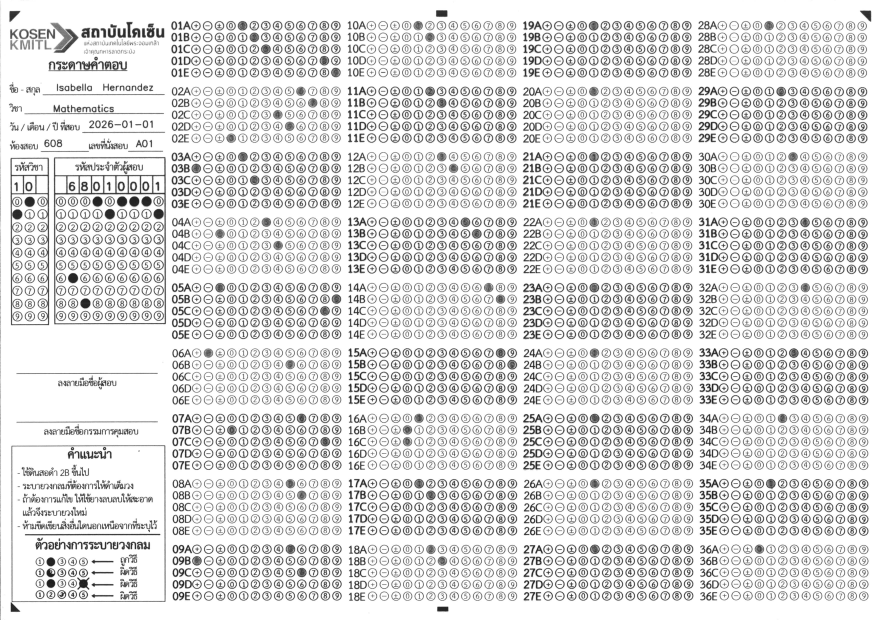
#> input picture src-tauri/tests/assets/scan1_002.jpg, 3507 x 2480 px (shown at 1/4 size)
$ python test.py
#> lines starting #> are read from the running program, lines starting #| are printed output that depends on the picture; after the words box and inside, x2 and y2 are one past the last pixel; in counts of white or black regions, pixels touching at a corner belong together
import cv2
from cv2.typing import MatLike, Scalar


def triangle_crop(img: MatLike) -> MatLike:
    img = split_percent(img, (0.00570288, 0.99714856), (0.008064516, 0.995967742))
    img = cv2.cvtColor(img, cv2.COLOR_BGR2GRAY)
    blur = cv2.GaussianBlur(img, (5, 5), 0)
    thresh = cv2.adaptiveThreshold(
        blur, 255, cv2.ADAPTIVE_THRESH_GAUSSIAN_C, cv2.THRESH_BINARY_INV, 11, 2
    )

    # Find contours
    (contours, _) = cv2.findContours(thresh, cv2.RETR_EXTERNAL, cv2.CHAIN_APPROX_SIMPLE)
    _ = cv2.imwrite("contours.png", thresh)
    xy1 = [10, 10]
    xy2 = [10, 10]

    for cnt in contours:
        # Approximate the contour

        epsilon = 0.04 * cv2.arcLength(cnt, True)
        length_approx = cv2.arcLength(cnt, True)
        approx = cv2.approxPolyDP(cnt, epsilon, True)

        # Check if it's a triangle
        if length_approx > 90:
            if len(approx) == 3:
                M = cv2.moments(cnt)
                cx = int(M["m10"] / M["m00"])
                cy = int(M["m01"] / M["m00"])

                if (cx + cy) < 300:
                    xy1 = [cx, cy]
                if cx > 1000:
                    xy2[0] = cx
                elif cy > 1000:
                    xy2[1] = cy

    # Display the result
    print(f"{xy1[1]}:{xy2[1]}, {xy1[0]}:{xy2[0]}")
    img = img[xy1[1] : xy2[1], xy1[0] : xy2[0]]
    img = cv2.resize(img, None, fx=0.3333, fy=0.3333)
    return img


START_PERCENT_X = 0.18525022
START_PERCENT_Y = 0.010113780
WIDTH_PERCENT = 0.19841967
HEIGHT_PERCENT = 0.094816688
GAP_X_PERCENT = 0.0079016681
GAP_Y_PERCENT = 0.015170670


def split_percent(
    mat: MatLike, px: tuple[float, float], py: tuple[float, float]
) -> MatLike:
    shape: tuple[int, int] = mat.shape
    height, width = shape[0], shape[1]
    print(f"width {width}, height {height}")
    start_x: int = int(width * px[0])
    start_y: int = int(height * py[0])
    end_x: int = int(width * px[1])
    end_y: int = int(height * py[1])
    print(f"{start_y}:{end_y}, {start_x}:{end_x}")
    return mat[start_y:end_y, start_x:end_x].copy()


def split_into_areas(img: MatLike) -> list[MatLike]:
    splitted: list[MatLike] = []

    def mark_percent(
        mat: MatLike, px: tuple[float, float], py: tuple[float, float], color: Scalar
    ) -> MatLike:
        shape: tuple[int, int] = mat.shape
        height, width = shape[0], shape[1]
        start_x: int = int(width * px[0])
        start_y: int = int(height * py[0])
        end_x: int = int(width * px[1])
        end_y: int = int(height * py[1])
        return cv2.rectangle(mat, (start_x, start_y), (end_x, end_y), color)

    # width = 1139 height = 791
    # subject name box
    splitted.append(split_percent(img, (0.01317, 0.1765), (0.1479, 0.1656)))
    # subject id box
    subject_id = split_percent(img, (0, 0.040386304), (0.271807838, 0.517067004))
    for i in range(3):
        subject_id = mark_percent(
            subject_id, (i / 3, (i + 1) / 3), (0.128205, 1), (0, 255, 0)
        )
        for j in range(10):
            subject_id = mark_percent(
                subject_id, (0, 1), (j / 9, (j + 1) / 9), (255, 0, 0)
            )
    splitted.append(subject_id)
    # student name box
    splitted.append(split_percent(img, (0.0342, 0.1773), (0.1113, 0.1340)))
    # student id box
    student_id = split_percent(
        img, (0.049165935, 0.177348551), (0.273072061, 0.515802781)
    )
    for i in range(9):
        student_id = mark_percent(
            student_id, (i / 9, (i + 1) / 9), (0.12565445, 1), (0, 255, 0)
        )
        for j in range(10):
            student_id = mark_percent(
                student_id, (0, 1), (j / 9, (j + 1) / 9), (255, 0, 0)
            )
    splitted.append(student_id)
    # exam room
    splitted.append(
        split_percent(img, (0.032484636, 0.088674276), (0.206068268, 0.230088496))
    )
    # exam seat
    splitted.append(
        split_percent(img, (0.134328358, 0.175592625), (0.206068268, 0.230088496))
    )

    for x in range(0, 4):
        for y in range(0, 9):
            min_x = START_PERCENT_X + x * (GAP_X_PERCENT + WIDTH_PERCENT)
            max_x = min(min_x + WIDTH_PERCENT, 1.0)
            min_y = START_PERCENT_Y + y * (GAP_Y_PERCENT + HEIGHT_PERCENT)
            max_y = min(min_y + HEIGHT_PERCENT, 1.0)
            ans = split_percent(
                img,
                (min_x, max_x),
                (min_y, max_y),
            )
            for i in range(5):
                ans = mark_percent(
                    ans, (0.11946903, 1), (i / 5, (i + 1) / 5), (0, 255, 0)
                )
                left = 1 - 0.11946903
                for j in range(13):
                    ans = mark_percent(
                        ans,
                        (
                            0.11946903 + (j / 13) * left,
                            (0.11946903 + (j + 1) / 13) * left,
                        ),
                        (i / 5, (i + 1) / 5),
                        (255, 0, 0),
                    )
            splitted.append(ans)

    return splitted


# [4 lines of commented-out code are left out]
test_img = cv2.imread("../src-tauri/tests/assets/scan1_002.jpg")
#> test_img is the input picture: shape (2480, 3507, 3); min 13, max 255, mean 220.8
# [4 lines of commented-out code are left out]
_ = cv2.imwrite("test.png", test_img)
grabbed = triangle_crop(test_img)
#| width 3507, height 2480
#| 19:2470, 20:3496
#> in split_percent, `return mat[start_y:end_y, start_x:end_x].copy()`:
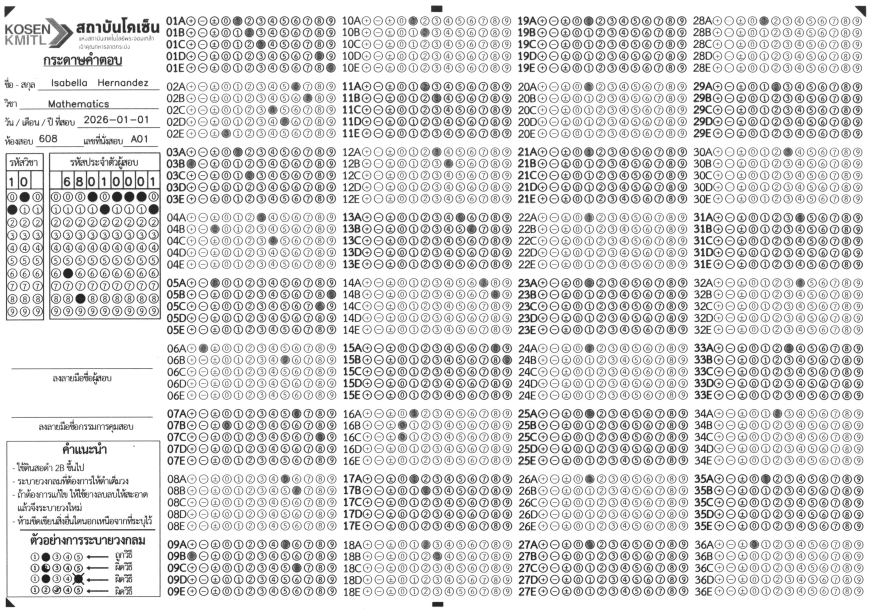
#> returned value: shape (2451, 3476, 3) (shown at 1/4 size); min 13, max 255, mean 220.2
#> in triangle_crop, `thresh = cv2.adaptiveThreshold( blur, 255, cv2.ADAPTIVE_THRESH_GAUSSIA..`:
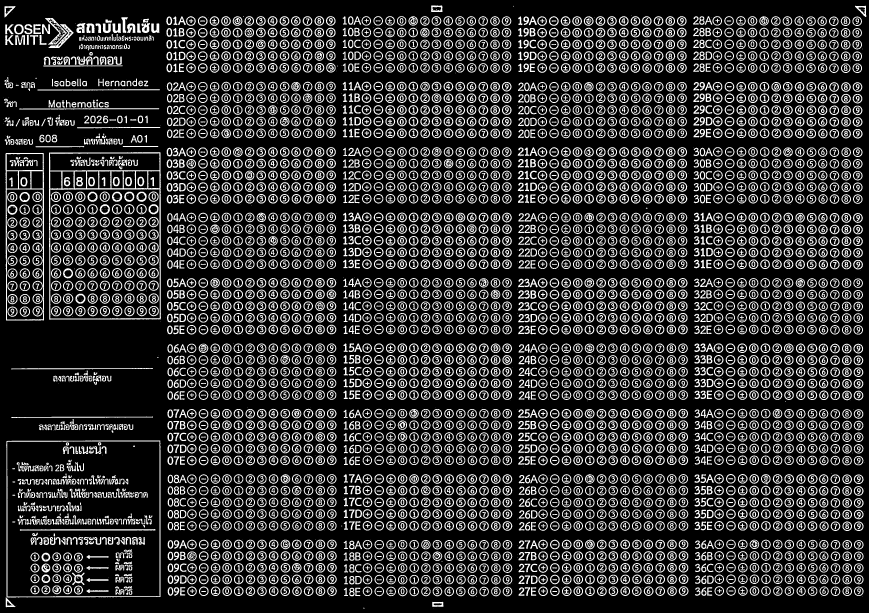
#> thresh: shape (2451, 3476) (shown at 1/4 size); 20.6% white; 6745 white regions (851 under 20 px)
#> in triangle_crop, `(contours, _) = cv2.findContours(thresh, cv2.RETR_EXTERNAL, cv2.CHAIN_..`: contours = 3817 contours, 729 with area under 20; largest, box (x1, y1, x2, y2) and area: (25, 1762, 642, 2390) 384478, (196, 609, 644, 1279) 297084, (22, 612, 176, 1282) 101452, (180, 72, 267, 179) 3056, (194, 96, 294, 192) 2080
#> the loop in triangle_crop, `for cnt in contours:` made 3817 passes
#> (epsilon, length_approx, approx, cx, cy) on pass 5: (5.4, 134.9, [[23, 2389], [23, 2427], [61, 2427]], 35, 2414)
#> (epsilon, length_approx, cx, cy) on passes 3814 to 3815: (6.04, 151.1, 32, 40), (6.14, 153.4, 3448, 39)
#> after the loop in triangle_crop, `for cnt in contours:`: xy2 = [3448, 2414]
#| 40:2414, 32:3448
#> in triangle_crop, `img = cv2.resize(img, None, fx=0.3333, fy=0.3333)`:
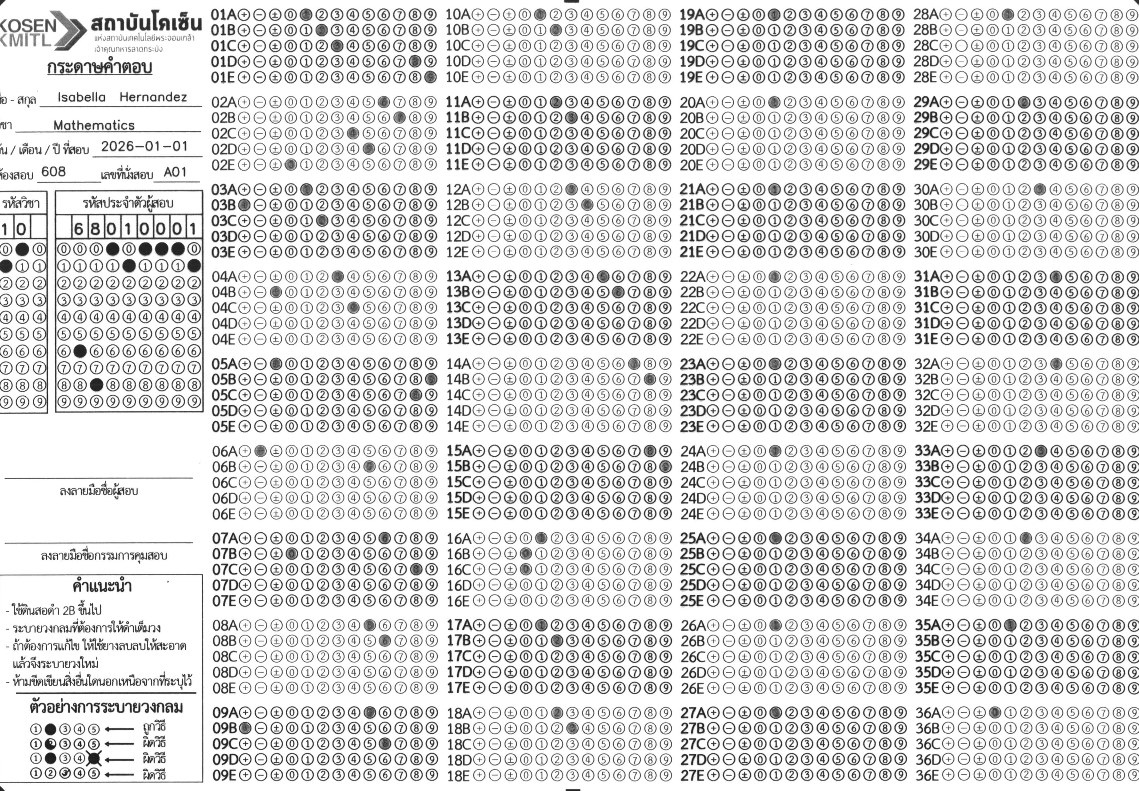
#> img: shape (791, 1139); min 20, max 255, mean 218.6
_ = cv2.imwrite("grabbed.png", grabbed)
_, grabbed = cv2.threshold(grabbed, 165, 255, cv2.THRESH_BINARY)
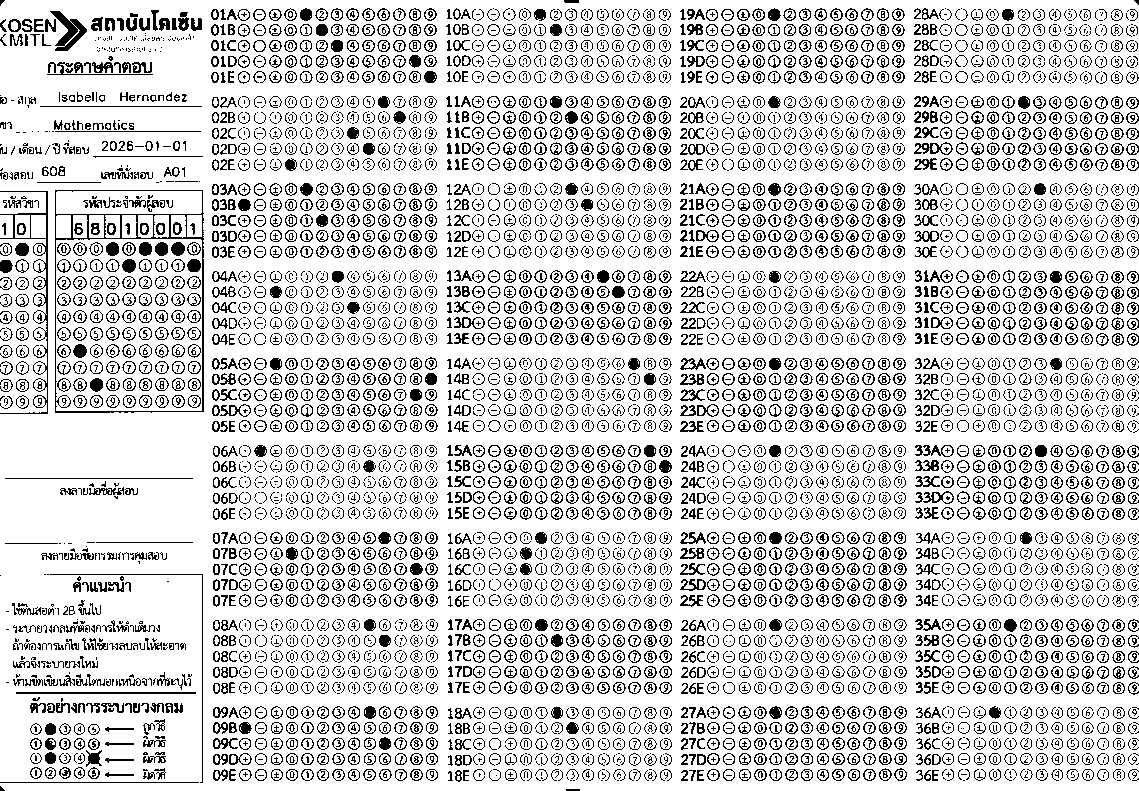
#> grabbed: shape (791, 1139); 81.1% white; black in thin lines or dots
_ = cv2.imwrite("grabbed_thresh.png", grabbed)
for idx, img in enumerate(split_into_areas(grabbed)):
#| width 1139, height 791
#| 116:130, 15:201
#| width 1139, height 791
#| 214:409, 0:46
#> in split_into_areas, `subject_id = split_percent(img, (0, 0.040386304), (0.271807838, 0.5170..`:
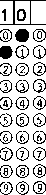
#> subject_id: shape (195, 46); 76.7% white; black in thin lines or dots
#> in mark_percent, `shape: tuple[int, int] = mat.shape`: shape = (195, 46)
#> in mark_percent, `height, width = shape[0], shape[1]`: height = 195; width = 46
#> in mark_percent, `start_x: int = int(width * px[0])`: start_x = 0
#> in mark_percent, `start_y: int = int(height * py[0])`: start_y = 24
#> in mark_percent, `end_x: int = int(width * px[1])`: end_x = 15
#> in mark_percent, `end_y: int = int(height * py[1])`: end_y = 195
#| width 1139, height 791
#| 88:105, 38:201
#| width 1139, height 791
#| 216:407, 55:201
#> in split_into_areas, `student_id = split_percent( img, (0.049165935, 0.177348551), (0.273072..`:
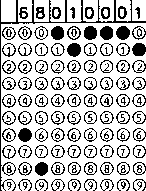
#> student_id: shape (191, 146); 73.9% white; black in thin lines or dots
#| width 1139, height 791
#| 162:182, 37:101
#| width 1139, height 791
#| 162:182, 152:199
#| width 1139, height 791
#| 7:83, 211:437
#| width 1139, height 791
#| 95:170, 211:437
#| width 1139, height 791
#| 182:257, 211:437
#| width 1139, height 791
#| 269:344, 211:437
#| width 1139, height 791
#| 356:431, 211:437
#| width 1139, height 791
#| 443:518, 211:437
#| width 1139, height 791
#| 530:605, 211:437
#| width 1139, height 791
#| 617:692, 211:437
#| width 1139, height 791
#| 704:779, 211:437
#| width 1139, height 791
#| 7:83, 446:672
#| width 1139, height 791
#| 95:170, 446:672
#| width 1139, height 791
#| 182:257, 446:672
#| width 1139, height 791
#| 269:344, 446:672
#| width 1139, height 791
#| 356:431, 446:672
#| width 1139, height 791
#| 443:518, 446:672
#| width 1139, height 791
#| 530:605, 446:672
#| width 1139, height 791
#| 617:692, 446:672
#| width 1139, height 791
#| 704:779, 446:672
#| width 1139, height 791
#| 7:83, 681:907
#| width 1139, height 791
#| 95:170, 681:907
#| width 1139, height 791
#| 182:257, 681:907
#| width 1139, height 791
#| 269:344, 681:907
#| width 1139, height 791
#| 356:431, 681:907
#| width 1139, height 791
#| 443:518, 681:907
#| width 1139, height 791
#| 530:605, 681:907
#| width 1139, height 791
#| 617:692, 681:907
#| width 1139, height 791
#| 704:779, 681:907
#| width 1139, height 791
#| 7:83, 916:1139
#| width 1139, height 791
#| 95:170, 916:1139
#| width 1139, height 791
#| 182:257, 916:1139
#| width 1139, height 791
#| 269:344, 916:1139
#| width 1139, height 791
#| 356:431, 916:1139
#| width 1139, height 791
#| 443:518, 916:1139
#| width 1139, height 791
#| 530:605, 916:1139
#| width 1139, height 791
#| 617:692, 916:1139
#| width 1139, height 791
#| 704:779, 916:1139
    _ = cv2.imwrite(f"area{idx}.png", img)
#> this loop made 42 passes
#> pass 2, `_ = cv2.imwrite(f"area{idx}.png", img)`:
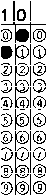
#> saved as area1.png: shape (195, 46); 75% white; black in thin lines or dots

$ run again, with src-tauri/tests/assets/image_001.jpg copied over src-tauri/tests/assets/scan1_002.jpg
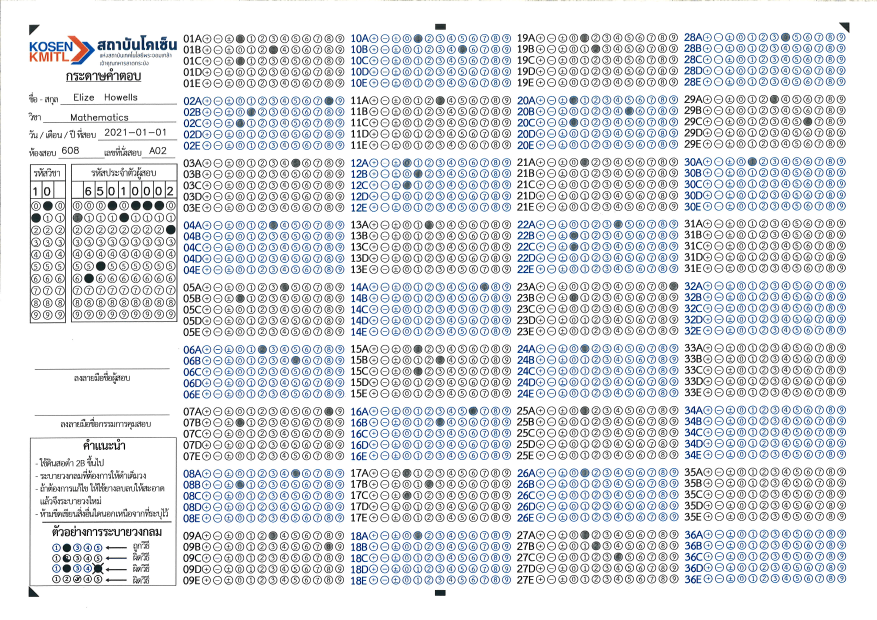
#> input picture src-tauri/tests/assets/image_001.jpg, 3507 x 2480 px (shown at 1/4 size)
#> test_img is the input picture: shape (2480, 3507, 3); mean B, G, R 227.8, 224.1, 221.1
#| width 3507, height 2480
#| 19:2470, 20:3496
#> in triangle_crop, `thresh = cv2.adaptiveThreshold( blur, 255, cv2.ADAPTIVE_THRESH_GAUSSIA..`:
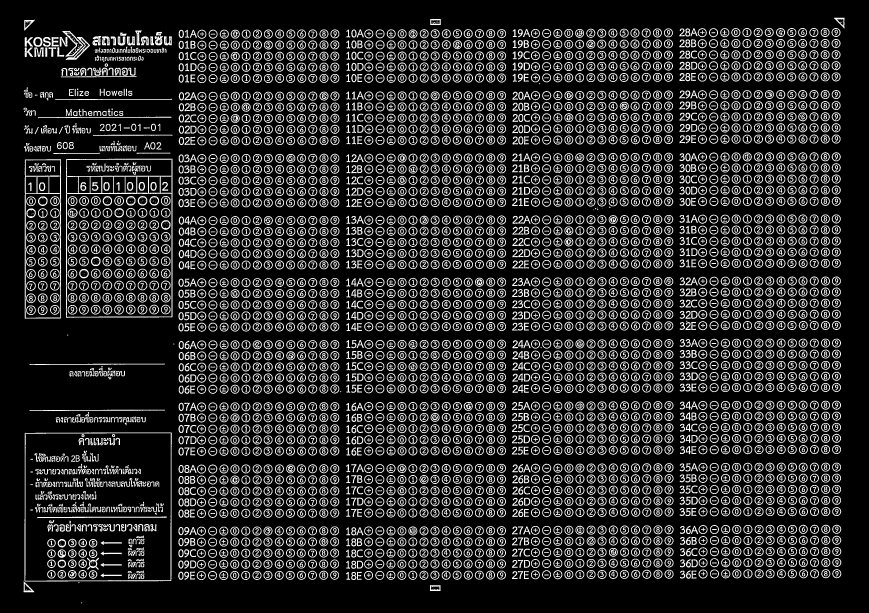
#> thresh: shape (2451, 3476) (shown at 1/4 size); 17.2% white; 6450 white regions (430 under 20 px)
#> contours = 3347 contours, 257 with area under 20; largest, box (x1, y1, x2, y2) and area: (98, 1730, 687, 2326) 348213, (264, 635, 690, 1271) 269178, (99, 637, 244, 1275) 91330, (249, 124, 333, 227) 2852, (263, 148, 360, 240) 1977
#> the loop in triangle_crop, `for cnt in contours:` made 3347 passes
#> (epsilon, length_approx, approx, cx, cy) on pass 4: (5.97, 149.2, [[95, 2325], [95, 2368], [136, 2368]], 109, 2353)
#> after the loop in triangle_crop, `for cnt in contours:`: xy2 = [3362, 2353]
#| 93:2353, 111:3362
#> grabbed: shape (753, 1084); 83.2% white; black in thin lines or dots
#| width 1084, height 753
#| 111:124, 14:191
#| width 1084, height 753
#| 204:389, 0:43
#> subject_id: shape (185, 43); 79.2% white; black in thin lines or dots
#> in mark_percent, `shape: tuple[int, int] = mat.shape`: shape = (185, 43)
#> in mark_percent, `height, width = shape[0], shape[1]`: height = 185; width = 43
#> in mark_percent, `start_x: int = int(width * px[0])`: start_x = 0
#> in mark_percent, `start_y: int = int(height * py[0])`: start_y = 23
#> in mark_percent, `end_x: int = int(width * px[1])`: end_x = 14
#> in mark_percent, `end_y: int = int(height * py[1])`: end_y = 185
#| width 1084, height 753
#| 83:100, 37:192
#| width 1084, height 753
#| 205:388, 53:192
#> student_id: shape (183, 139); 77.7% white; black in thin lines or dots
#| width 1084, height 753
#| 155:173, 35:96
#| width 1084, height 753
#| 155:173, 145:190
#| width 1084, height 753
#| 7:79, 200:415
#| width 1084, height 753
#| 90:161, 200:415
#| width 1084, height 753
#| 173:244, 200:415
#| width 1084, height 753
#| 256:327, 200:415
#| width 1084, height 753
#| 338:410, 200:415
#| width 1084, height 753
#| 421:493, 200:415
#| width 1084, height 753
#| 504:575, 200:415
#| width 1084, height 753
#| 587:658, 200:415
#| width 1084, height 753
#| 670:741, 200:415
#| width 1084, height 753
#| 7:79, 424:639
#| width 1084, height 753
#| 90:161, 424:639
#| width 1084, height 753
#| 173:244, 424:639
#| width 1084, height 753
#| 256:327, 424:639
#| width 1084, height 753
#| 338:410, 424:639
#| width 1084, height 753
#| 421:493, 424:639
#| width 1084, height 753
#| 504:575, 424:639
#| width 1084, height 753
#| 587:658, 424:639
#| width 1084, height 753
#| 670:741, 424:639
#| width 1084, height 753
#| 7:79, 648:863
#| width 1084, height 753
#| 90:161, 648:863
#| width 1084, height 753
#| 173:244, 648:863
#| width 1084, height 753
#| 256:327, 648:863
#| width 1084, height 753
#| 338:410, 648:863
#| width 1084, height 753
#| 421:493, 648:863
#| width 1084, height 753
#| 504:575, 648:863
#| width 1084, height 753
#| 587:658, 648:863
#| width 1084, height 753
#| 670:741, 648:863
#| width 1084, height 753
#| 7:79, 871:1084
#| width 1084, height 753
#| 90:161, 871:1084
#| width 1084, height 753
#| 173:244, 871:1084
#| width 1084, height 753
#| 256:327, 871:1084
#| width 1084, height 753
#| 338:410, 871:1084
#| width 1084, height 753
#| 421:493, 871:1084
#| width 1084, height 753
#| 504:575, 871:1084
#| width 1084, height 753
#| 587:658, 871:1084
#| width 1084, height 753
#| 670:741, 871:1084
#> the loop `for idx, img in enumerate(split_into_areas(grabbed)):` made 42 passes
#> pass 2, `_ = cv2.imwrite(f"area{idx}.png", img)`:
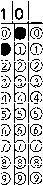
#> saved as area1.png: shape (185, 43); 77.5% white; black in thin lines or dots
